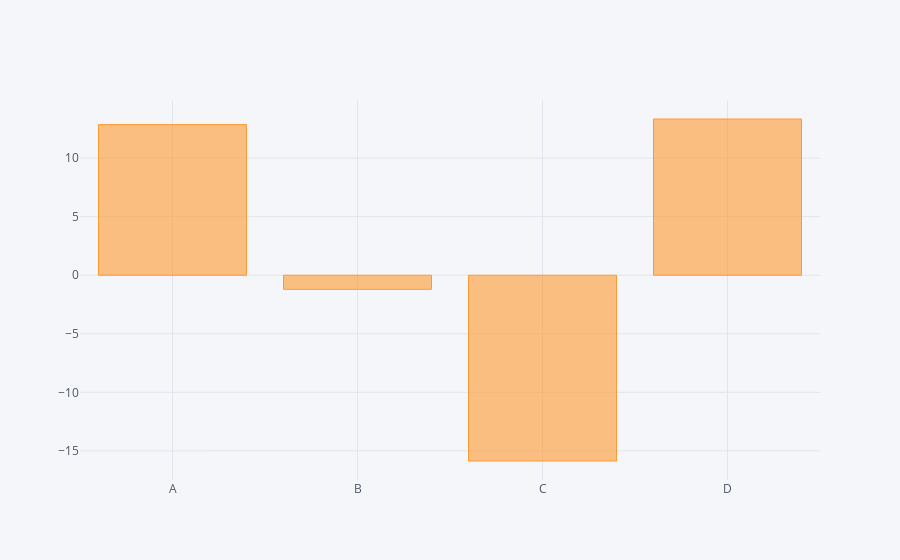

Notebook code cell kept with this figure:
### Code cell
# AGGREGATE FUNCTION FOR BAR PLOT 
df.sum().iplot(kind='bar')

### Figure 1 — Plotly figure (JSON) as saved in the notebook; plotly's stock layout.template omitted (floating-point values rounded to 4 significant figures)
{"data": [{"marker": {"color": "rgba(255, 153, 51, 0.6)", "line": {"color": "rgba(255, 153, 51, 1.0)", "width": 1}}, "name": "None", "orientation": "v", "text": "", "type": "bar", "x": ["A", "B", "C", "D"], "y": [12.86, -1.208, -15.87, 13.34]}], "layout": {"legend": {"bgcolor": "#F5F6F9", "font": {"color": "#4D5663"}}, "paper_bgcolor": "#F5F6F9", "plot_bgcolor": "#F5F6F9", "titlefont": {"color": "#4D5663"}, "xaxis1": {"gridcolor": "#E1E5ED", "showgrid": true, "tickfont": {"color": "#4D5663"}, "title": "", "titlefont": {"color": "#4D5663"}, "zerolinecolor": "#E1E5ED"}, "yaxis1": {"gridcolor": "#E1E5ED", "showgrid": true, "tickfont": {"color": "#4D5663"}, "title": "", "titlefont": {"color": "#4D5663"}, "zerolinecolor": "#E1E5ED"}}}
